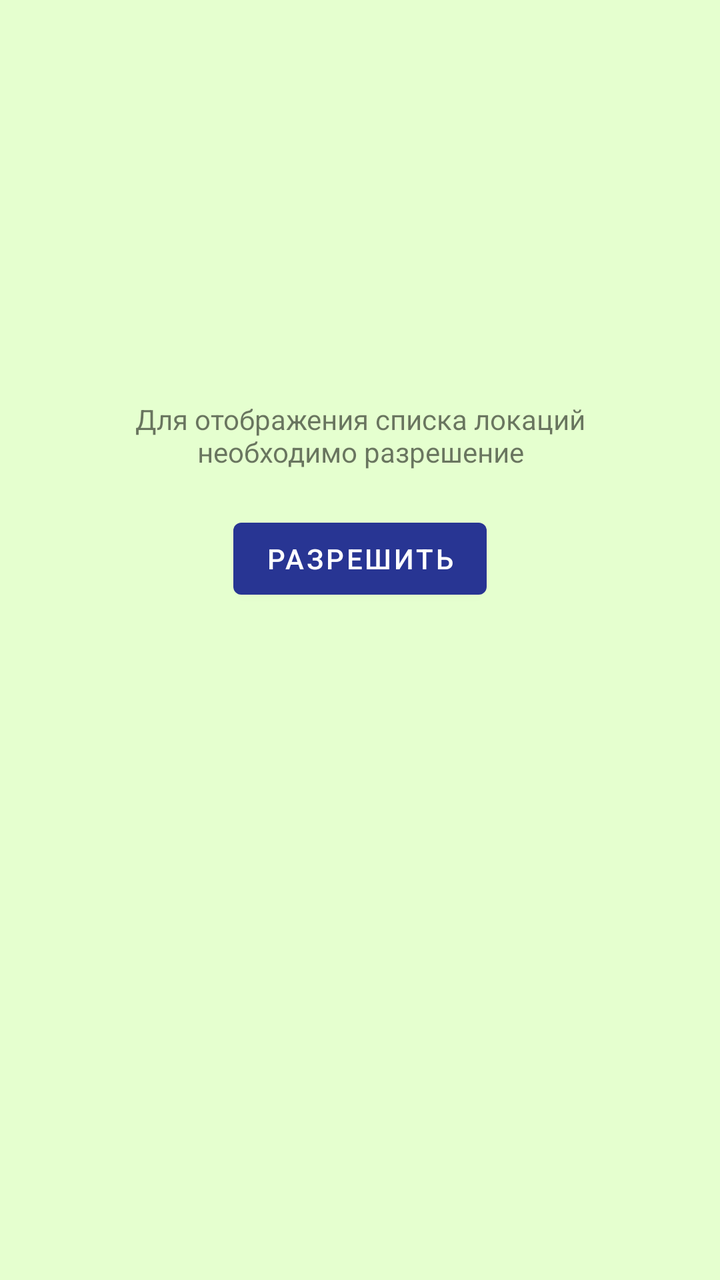
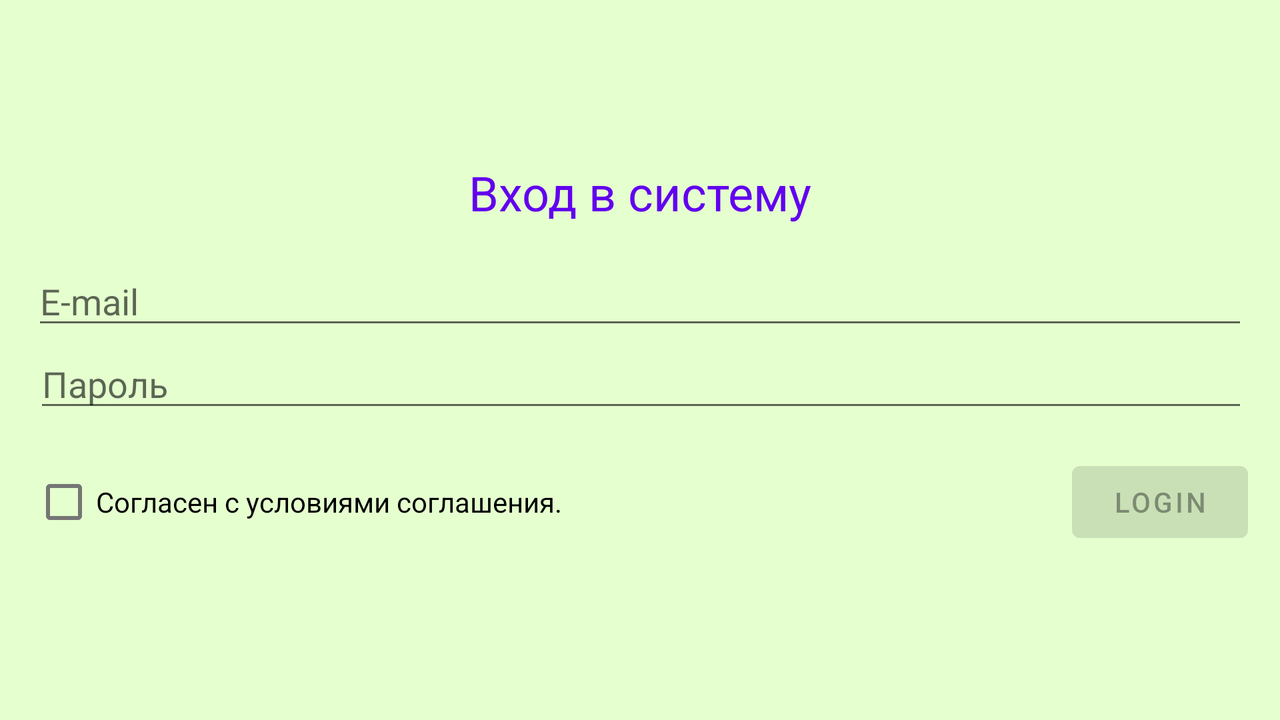

Compare how this app lays out the same screen by default and in its alternative resource folder. The renders come first, then the two layout files and the values they reference.
<!-- AndroidManifest.xml: application theme AppTheme -->
<!-- res/layout/activity_main.xml -->
<androidx.constraintlayout.widget.ConstraintLayout xmlns:android="http://schemas.android.com/apk/res/android"
    xmlns:app="http://schemas.android.com/apk/res-auto"
    xmlns:tools="http://schemas.android.com/tools"
    android:layout_width="match_parent"
    android:layout_height="match_parent"
    android:background="#E5FFCF"
    tools:context="com.example.androidhomework.MainActivity">

    <FrameLayout
        android:id="@+id/frameForListFragment"
        android:layout_width="match_parent"
        android:layout_height="match_parent"
        app:layout_constraintBottom_toBottomOf="parent"
        app:layout_constraintEnd_toEndOf="parent"
        app:layout_constraintStart_toStartOf="parent"
        app:layout_constraintTop_toTopOf="parent" />

    <androidx.constraintlayout.widget.ConstraintLayout
        android:id="@+id/noPermissionView"
        android:layout_width="match_parent"
        android:layout_height="match_parent"
        app:layout_constraintTop_toTopOf="parent"
        app:layout_constraintStart_toStartOf="parent"
        app:layout_constraintEnd_toEndOf="parent">



    <TextView
        android:id="@+id/textView"
        android:layout_width="0dp"
        android:layout_height="wrap_content"
        android:layout_marginTop="200dp"
        android:text="@string/permission_needed"
        android:textAlignment="center"
        app:layout_constraintEnd_toEndOf="@id/guideline"
        app:layout_constraintStart_toStartOf="@+id/guideline2"
        app:layout_constraintTop_toTopOf="parent" />

    <Button
        android:id="@+id/getPermission"
        android:layout_width="wrap_content"
        android:layout_height="wrap_content"
        android:layout_marginTop="20dp"
        android:text="@string/permission_button"
        app:layout_constraintEnd_toStartOf="@+id/guideline"
        app:layout_constraintStart_toStartOf="@+id/guideline2"
        app:layout_constraintTop_toBottomOf="@+id/textView" />

    <androidx.constraintlayout.widget.Guideline
        android:id="@+id/guideline"
        android:layout_width="wrap_content"
        android:layout_height="wrap_content"
        android:orientation="vertical"
        app:layout_constraintGuide_end="62dp" />

    <androidx.constraintlayout.widget.Guideline
        android:id="@+id/guideline2"
        android:layout_width="wrap_content"
        android:layout_height="wrap_content"
        android:orientation="vertical"
        app:layout_constraintGuide_begin="62dp" />
    </androidx.constraintlayout.widget.ConstraintLayout>

</androidx.constraintlayout.widget.ConstraintLayout>
<!-- resources referenced by this layout -->
<resources>
  <string name="permission_button">Разрешить</string>
  <string name="permission_needed">Для отображения списка локаций необходимо разрешение</string>
  <style name="AppTheme" parent="Theme.MaterialComponents.Light.DarkActionBar">
          
  
          
          <item name="colorPrimary">#283593</item>
          <item name="colorPrimaryVariant">#5f5fc4</item>
          <item name="colorOnPrimary">@color/whiteColor</item>
          <item name="bottomNavigationStyle">@style/BottomNavStyle</item>
          
          <item name="colorSecondary">#f57f17</item>
          <item name="colorSecondaryVariant">#ffb04c</item>
          <item name="colorOnSecondary">#000000</item>
  
  
          <item name="colorPrimaryDark">#A64A04</item>
          <item name="colorAccent">@color/colorAccent</item>
          <item name="android:statusBarColor">@android:color/holo_red_dark</item>
          <item name="android:listDivider">@drawable/divider</item>
  
      </style>
  <color name="whiteColor">#FFFFFF</color>
  <style name="BottomNavStyle" parent="Widget.Design.BottomNavigationView">
          <item name="backgroundTint">#86AC49</item>
      </style>
  <color name="colorAccent">#03DAC5</color>
  <!-- drawable divider (drawable) -->
  <?xml version="1.0" encoding="utf-8"?>
  <shape android:shape="rectangle" xmlns:android="http://schemas.android.com/apk/res/android">
  <solid android:color="@color/whiteColor"/>
      <size android:height="3dp"/>
      <size android:width="5dp"/>
  
  </shape>
</resources>
<!-- res/layout-land/activity_main.xml (the repository's variant of the layout above) -->
<!-- drawn on the phone turned sideways -->
<ScrollView xmlns:android="http://schemas.android.com/apk/res/android"
    xmlns:app="http://schemas.android.com/apk/res-auto"
    xmlns:tools="http://schemas.android.com/tools"
    android:layout_width="match_parent"
    android:layout_height="match_parent"
    android:background="#E5FFCF"
    tools:context="com.example.androidhomework.MainActivity">


    <androidx.constraintlayout.widget.ConstraintLayout
        android:id="@+id/parentContainer"
        android:layout_width="match_parent"
        android:layout_height="wrap_content"
        android:focusableInTouchMode="true">


        <ImageView
            android:id="@+id/imageViewHead"
            android:layout_width="0dp"
            android:layout_height="0dp"
            android:layout_marginBottom="15dp"
            android:adjustViewBounds="true"
            android:scaleType="centerCrop"

            app:layout_constraintBottom_toTopOf="@+id/textView"
            app:layout_constraintDimensionRatio="8:1"
            app:layout_constraintEnd_toEndOf="parent"
            app:layout_constraintStart_toStartOf="parent"
            app:layout_constraintTop_toTopOf="parent" />


        <TextView
            android:id="@+id/textView"
            android:layout_width="wrap_content"
            android:layout_height="wrap_content"
            android:text="@string/main_text_view"
            android:textColor="@color/colorPrimary"
            android:textSize="24sp"
            app:layout_constraintEnd_toEndOf="parent"
            app:layout_constraintStart_toStartOf="parent"
            app:layout_constraintTop_toBottomOf="@+id/imageViewHead" />

        <EditText
            android:id="@+id/loginEditText"
            android:layout_width="0dp"
            android:layout_height="wrap_content"

            android:layout_marginTop="16dp"
            android:hint="@string/hint_login"
            android:inputType="textEmailAddress"
            app:layout_constraintBottom_toTopOf="@+id/pasEditText"
            app:layout_constraintEnd_toStartOf="@+id/guideline2"
            app:layout_constraintHorizontal_bias="0.5"
            app:layout_constraintStart_toStartOf="@+id/guideline"
            app:layout_constraintTop_toBottomOf="@+id/textView"
            app:layout_constraintVertical_chainStyle="spread_inside" />

        <EditText
            android:id="@+id/pasEditText"
            android:layout_width="0dp"
            android:layout_height="wrap_content"
            android:layout_marginStart="1dp"
            android:hint="@string/hint_password"
            android:inputType="textPassword"
            app:layout_constraintBottom_toBottomOf="@id/agreementCheckBox"
            app:layout_constraintEnd_toStartOf="@+id/guideline2"
            app:layout_constraintHorizontal_bias="0.5"
            app:layout_constraintStart_toStartOf="@+id/guideline"
            app:layout_constraintTop_toBottomOf="@+id/loginEditText" />

        <CheckBox
            android:id="@+id/agreementCheckBox"
            android:layout_width="wrap_content"
            android:layout_height="wrap_content"

            android:layout_marginTop="16dp"
            android:onClick="onAgreement"
            android:text="@string/licence_agreement"
            app:layout_constraintEnd_toStartOf="@+id/loginButton"
            app:layout_constraintHorizontal_chainStyle="spread_inside"
            app:layout_constraintStart_toStartOf="@id/guideline"
            app:layout_constraintTop_toBottomOf="@+id/pasEditText" />

        <Button
            android:id="@+id/loginButton"
            android:layout_width="wrap_content"
            android:layout_height="wrap_content"
            android:enabled="false"
            android:onClick="onLogin"
            android:text="@string/login_button_text"
            app:layout_constraintBottom_toBottomOf="parent"
            app:layout_constraintEnd_toEndOf="@id/guideline2"
            app:layout_constraintEnd_toStartOf="@+id/guideline2"
            app:layout_constraintHorizontal_bias="0.5"
            app:layout_constraintStart_toEndOf="@+id/agreementCheckBox"
            app:layout_constraintTop_toTopOf="@+id/agreementCheckBox" />

        <androidx.constraintlayout.widget.Guideline
            android:id="@+id/guideline"
            android:layout_width="wrap_content"
            android:layout_height="wrap_content"
            android:orientation="vertical"
            app:layout_constraintGuide_begin="16dp" />

        <androidx.constraintlayout.widget.Guideline
            android:id="@+id/guideline2"
            android:layout_width="wrap_content"
            android:layout_height="wrap_content"
            android:orientation="vertical"
            app:layout_constraintGuide_end="16dp" />


    </androidx.constraintlayout.widget.ConstraintLayout>
</ScrollView>
<!-- resources referenced by the variant -->
<!-- as the phone turned sideways resolves them -->
<resources>
  <color name="colorPrimary">#6200EE</color>
  <string name="hint_login">E-mail</string>
  <string name="hint_password">Пароль</string>
  <string name="licence_agreement">Cогласен с условиями соглашения.</string>
  <string name="login_button_text">login</string>
  <string name="main_text_view">Вход в систему</string>
  <style name="AppTheme" parent="Theme.MaterialComponents.Light.DarkActionBar">
          
  
          
          <item name="colorPrimary">#283593</item>
          <item name="colorPrimaryVariant">#5f5fc4</item>
          <item name="colorOnPrimary">@color/whiteColor</item>
          <item name="bottomNavigationStyle">@style/BottomNavStyle</item>
          
          <item name="colorSecondary">#f57f17</item>
          <item name="colorSecondaryVariant">#ffb04c</item>
          <item name="colorOnSecondary">#000000</item>
  
  
          <item name="colorPrimaryDark">#A64A04</item>
          <item name="colorAccent">@color/colorAccent</item>
          <item name="android:statusBarColor">@android:color/holo_red_dark</item>
          <item name="android:listDivider">@drawable/divider</item>
  
      </style>
  <color name="whiteColor">#FFFFFF</color>
  <style name="BottomNavStyle" parent="Widget.Design.BottomNavigationView">
          <item name="backgroundTint">#86AC49</item>
      </style>
  <color name="colorAccent">#03DAC5</color>
  <!-- drawable divider (drawable) -->
  <?xml version="1.0" encoding="utf-8"?>
  <shape android:shape="rectangle" xmlns:android="http://schemas.android.com/apk/res/android">
  <solid android:color="@color/whiteColor"/>
      <size android:height="3dp"/>
      <size android:width="5dp"/>
  
  </shape>
</resources>
